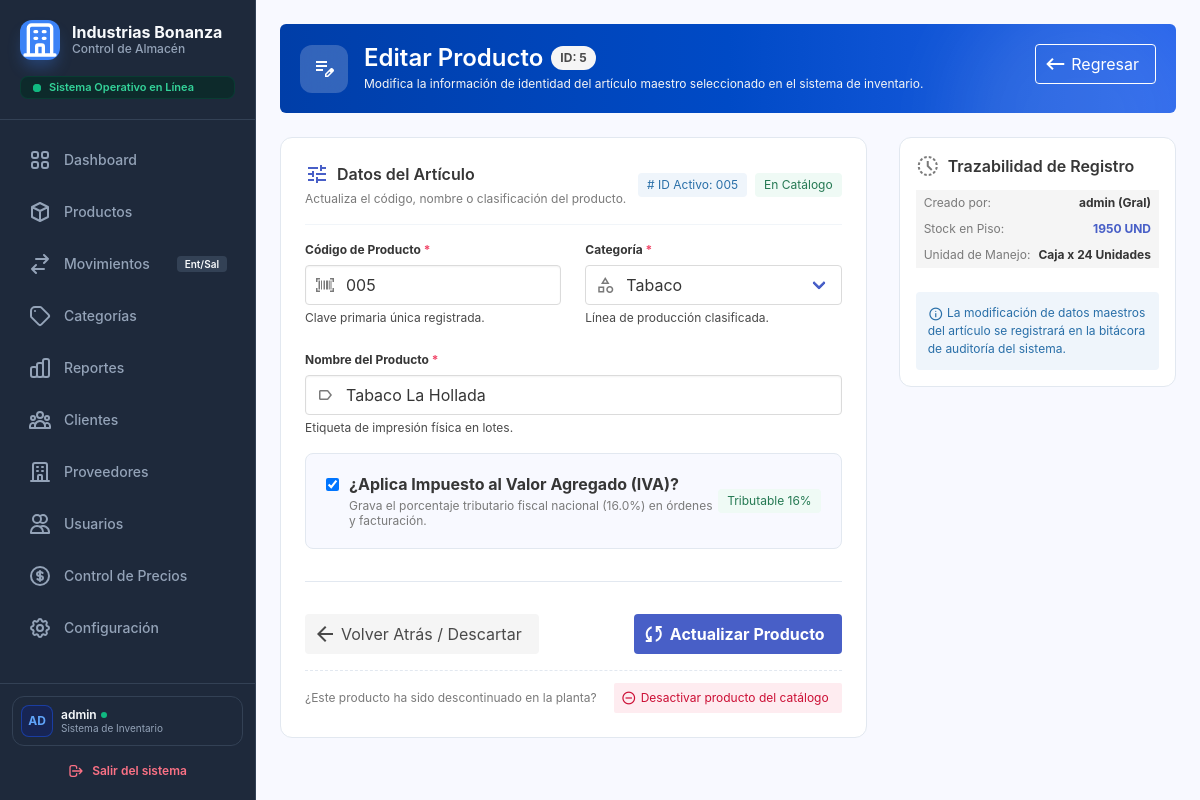
/index.php?controller=producto&action=formEditar&id=5 (signed in), run on an earlier commit of the app's database.
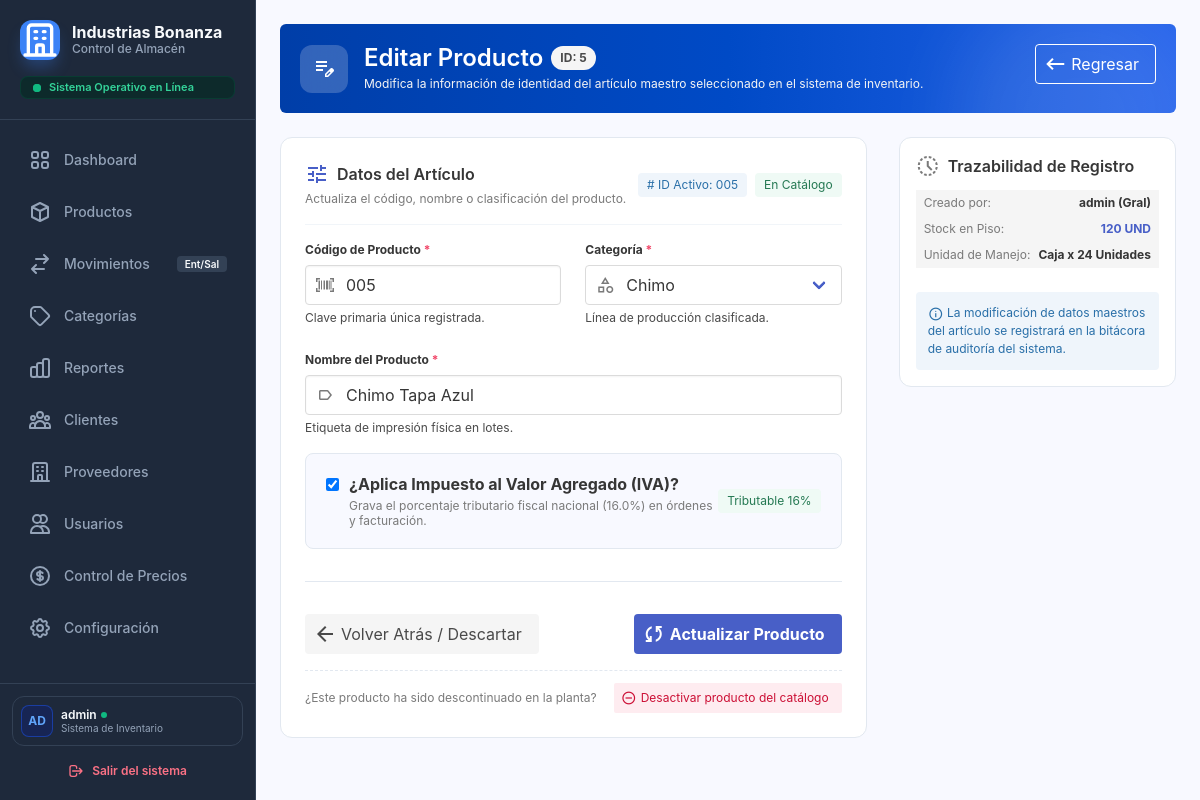
And on a later commit of the database.
### tables this page shows
CREATE TABLE `productos` (
  `id_producto` int(11) NOT NULL AUTO_INCREMENT,
  `codigo` varchar(50) NOT NULL,
  `nombre` varchar(150) NOT NULL,
  `id_categoria` int(11) NOT NULL,
  `precio_compra` decimal(10,2) NOT NULL,
  `precio_venta` decimal(10,2) NOT NULL DEFAULT 0.00,
  `aplica_iva` tinyint(1) DEFAULT 1,
  `stock_actual` int(11) DEFAULT 0,
  `stock_minimo` int(11) DEFAULT 5,
  `estado` tinyint(1) DEFAULT 1,
  `create_at` timestamp NOT NULL DEFAULT current_timestamp(),
  PRIMARY KEY (`id_producto`),
  UNIQUE KEY `codigo` (`codigo`),
  KEY `id_categoria` (`id_categoria`),
  CONSTRAINT `productos_ibfk_1` FOREIGN KEY (`id_categoria`) REFERENCES `categorias` (`id_categoria`) ON UPDATE CASCADE,
  CONSTRAINT `chk_productos_stock` CHECK (`stock_actual` >= 0)
);

CREATE TABLE `categorias` (
  `id_categoria` int(11) NOT NULL AUTO_INCREMENT,
  `nombre` varchar(50) NOT NULL,
  `descripcion` varchar(255) DEFAULT NULL,
  `estado` tinyint(1) DEFAULT 1,
  PRIMARY KEY (`id_categoria`)
);

### public/index.php (called while the page is built, shortened)
<?php
require_once __DIR__ . '/../app/helpers/seguridad.php';
$controlador = $_GET['controller'] ?? 'sistema';
$accion      = $_GET['action']     ?? 'index';
$controlador = is_string($controlador) ? strtolower($controlador) : '';
$accion      = is_string($accion)      ? strtolower($accion)      : '';
$definicion = $rutas[$controlador];
$ruta       = $definicion['acciones'][$accion];
$json       = $ruta['json'];
try {
    $instancia = new $clase();
    $instancia->$accion();
} catch (Throwable $e) {
    registrarEvento('error_interno', $controlador . '/' . $accion . ': ' . $e->getMessage());
    responderError(
        500,
        MODO_DESARROLLO ? $e->getMessage() : 'Ocurrió un error interno. Inténtalo de nuevo más tarde.',
        $json
    );
}

### app/helpers/seguridad.php (called while the page is built, shortened)
<?php
function validarEntero($valor, int $min = 1, int $max = PHP_INT_MAX): ?int
{
    $resultado = filter_var($valor, FILTER_VALIDATE_INT, [
        'options' => ['min_range' => $min, 'max_range' => $max],
    ]);
    return $resultado === false ? null : $resultado;
}

### app/model/productoModel.php (called while the page is built, shortened)
<?php
Class productoModel{
    private $pdo;
    public function __construct($pdo){
        $this->pdo = $pdo;
    }
    public function obtenerProductoPorId($id_producto){
        $sql = "SELECT * FROM productos WHERE id_producto = :id_producto";
        $stmt = $this->pdo->prepare($sql);
        $stmt->execute([':id_producto' => $id_producto]);
        return $stmt->fetch(PDO::FETCH_ASSOC);
    }
}
    ?>

### app/model/categoriaModel.php (called while the page is built, shortened)
<?php
    class CategoriaModel{
        private $pdo;
        public function __construct($pdo){
            $this->pdo = $pdo;
        }
        public function getAll(){
            $stmt = $this->pdo->query("SELECT * FROM categorias  ORDER BY nombre ASC");
            return $stmt->fetchAll(PDO::FETCH_ASSOC);
        }
}
?>

### app/views/producto/editarProducto.php (the view, shortened to what the changed rows need)
<!DOCTYPE html>
<html lang="es">
<head>
    <link rel="stylesheet" href="https://cdn.jsdelivr.net/npm/bulma@0.9.4/css/bulma.min.css">
    <link rel="stylesheet" href="assets/css/sidebar.css" />
    <link rel="stylesheet" href="assets/css/dashboard.css" />
    <link rel="stylesheet" href="assets/css/editar-producto.css" />
</head>
<body class="is-flex" style="height: 100vh; overflow: hidden; width: 100%;">
    <?php require_once __DIR__ . '/../layouts/sidebar.php'; ?>
    <main class="main is-flex-grow-1" style="background-color: #f8f9ff; width: 100%; height: 100vh; overflow-y: auto;">
        <div class="p-5" style="width: 100%;">
            <div class="max-w-5xl mx-auto w-full space-y-6">
                <div class="box mb-5 is-shadowless" style="background: linear-gradient(to right, #003ea8, #004ac6, #2563eb); position: relative; overflow: hidden;">
                <div style="position: absolute; top: -30px; right: -30px; width: 250px; height: 250px; background: rgba(255,255,255,0.1); border-radius: 50%; filter: blur(40px); pointer-events: none;"></div>
                <div class="is-flex is-flex-direction-column-touch is-align-items-center-desktop is-justify-content-space-between" style="position: relative; z-index: 10; gap: 1rem;">
                    <div class="is-flex is-align-items-center" style="gap: 1rem;">
                        <div style="width: 48px; height: 48px; display: flex; align-items: center; justify-content: center; border-radius: 12px; background: rgba(255,255,255,0.2); backdrop-filter: blur(10px);">
                            <span class="material-symbols-outlined has-text-white is-size-4" style="color: white !important;">edit_note</span>
                        </div>
                        <div>
                            <div class="is-flex is-align-items-center" style="gap: 0.5rem;">
                                <h1 class="title is-4 has-text-white mb-0">Editar Producto</h1>
                                <span class="tag is-white is-light is-rounded has-text-weight-bold is-small">ID: <?= htmlspecialchars($producto['id_producto'] ?? '') ?></span>
                            </div>
                            <p class="has-text-white-ter is-size-7 mt-1">Modifica la información de identidad del artículo maestro seleccionado en el sistema de inventario.</p>
                        </div>
                    </div>
                    <div>
                        <button class="button is-white is-outlined has-text-white" onclick="window.history.back()" type="button">
                            <span class="icon"><span class="material-symbols-outlined">keyboard_backspace</span></span>
                            <span>Regresar</span>
                        </button>
                    </div>
                </div>
            </div>
            </div>
                <div class="columns is-variable is-4 items-start">
                    <div class="column is-8-desktop">
                        <div class="box is-shadowless p-5" style="border: 1px solid #e2e8f0; border-radius: 12px; background: #ffffff;">
                            <div class="is-flex is-justify-content-space-between is-align-items-center pb-4 mb-4" style="border-bottom: 1px solid #f1f5f9;">
                                <div>
                                    <div class="is-flex is-align-items-center" style="gap: 0.5rem;">
                                        <span class="material-symbols-outlined has-text-link">tune</span>
                                        <h2 class="title is-6 mb-0">Datos del Artículo</h2>
                                    </div>
                                    <p class="is-size-7 has-text-grey mt-1">Actualiza el código, nombre o clasificación del producto.</p>
                                </div>
                                <div class="is-flex is-align-items-center" style="gap: 0.5rem;">
                                    <span class="tag is-info is-light"># ID Activo: <?= htmlspecialchars($producto['codigo'] ?? '000') ?></span>
                                    <span class="tag is-success is-light">En Catálogo</span>
                                </div>
                            </div>
                            <form action="index.php?controller=producto&action=actualizarProducto" method="POST" id="editProductForm">
                                <div class="columns">
                                    <div class="column">
                                        <div class="field">
                                            <label class="label is-small" for="codigo">Código de Producto <span class="has-text-danger">*</span></label>
                                            <div class="control has-icons-left">
                                                <input class="input" type="text" id="codigo" name="codigo"
                                                       value="<?= htmlspecialchars($producto['codigo'] ?? '') ?>" required>
                                                <span class="icon is-left has-text-grey"><span class="material-symbols-outlined is-size-5">barcode_scanner</span></span>
                                            </div>
                                            <p class="help">Clave primaria única registrada.</p>
                                        </div>
                                    </div>
                                    <div class="column">
                                        <div class="field">
                                            <label class="label is-small" for="id_categoria">Categoría <span class="has-text-danger">*</span></label>
                                            <div class="control has-icons-left">
                                                <div class="select is-fullwidth">
                                                    <select id="id_categoria" name="id_categoria" required>
                                                        <?php if(!empty($categorias)): ?>
                                                            <?php foreach($categorias as $cat): ?>
                                                                <option value="<?= $cat['id_categoria'] ?>"
                                                                    <?= (isset($producto['id_categoria']) && $producto['id_categoria'] == $cat['id_categoria']) ? 'selected' : '' ?>>
                                                                    <?= htmlspecialchars($cat['nombre']) ?>
                                                                </option>
                                                            <?php endforeach; ?>
                                                        <?php endif; ?>
                                                    </select>
                                                </div>
                                                <span class="icon is-left has-text-grey"><span class="material-symbols-outlined is-size-5">category</span></span>
                                            </div>
                                            <p class="help">Línea de producción clasificada.</p>
                                        </div>
                                    </div>
                                </div>
                                <div class="field mt-3">
                                    <label class="label is-small" for="nombre">Nombre del Producto <span class="has-text-danger">*</span></label>
                                    <div class="control has-icons-left">
                                        <input class="input" type="text" id="nombre" name="nombre"
                                               value="<?= htmlspecialchars($producto['nombre'] ?? '') ?>" required>
                                        <span class="icon is-left has-text-grey"><span class="material-symbols-outlined is-size-5">label</span></span>
                                    </div>
                                    <p class="help">Etiqueta de impresión física en lotes.</p>
                                </div>
                                <div class="field mt-4">
                                    <div class="box is-shadowless" style="background-color: #f8f9ff; border: 1px solid #e2e8f0; border-radius: 8px;">
                                        <label class="checkbox is-flex is-align-items-start" style="cursor: pointer; gap: 10px;">
                                            <input type="checkbox" id="aplica_iva" name="aplica_iva" value="1"
                                                   <?= (!empty($producto['aplica_iva']) && $producto['aplica_iva'] == 1) ? 'checked' : '' ?> style="margin-top: 4px;">
                                            <div class="is-flex is-justify-content-space-between is-align-items-center w-full">
                                                <div>
                                                    <strong>¿Aplica Impuesto al Valor Agregado (IVA)?</strong>
                                                    <p class="is-size-7 has-text-grey mt-1">Grava el porcentaje tributario fiscal nacional (16.0%) en órdenes y facturación.</p>
                                                </div>
                                                <span class="tag is-success is-light">Tributable 16%</span>
                                            </div>
                                        </label>
                                    </div>
                                </div>
                                <hr style="background-color: #e2e8f0; height: 1px; border: none; margin: 2rem 0;" />
                                <div class="is-flex is-flex-direction-column-touch is-justify-content-space-between is-align-items-center" style="gap: 1rem;">
                                    <button class="button is-light" type="button" onclick="window.history.back()">
                                        <span class="icon"><span class="material-symbols-outlined">arrow_back</span></span>
                                        <span>Volver Atrás / Descartar</span>
                                    </button>
                                    <button class="button is-link has-text-weight-bold" type="submit">
                                        <span class="icon"><span class="material-symbols-outlined">sync</span></span>
                                        <span>Actualizar Producto</span>
                                    </button>
                                </div>
                                <div class="mt-4 pt-3 is-flex is-justify-content-space-between is-align-items-center" style="border-top: 1px dashed #e2e8f0;">
                                    <span class="is-size-7 has-text-grey">¿Este producto ha sido descontinuado en la planta?</span>
                                    <button class="button is-small is-danger is-light" id="btnDeactivate" type="button">
                                        <span class="icon"><span class="material-symbols-outlined is-size-6">do_not_disturb_on</span></span>
                                        <span>Desactivar producto del catálogo</span>
                                    </button>
                                </div>
                            </form>
                        </div>
                    </div>
                    <div class="column is-4-desktop">
                        <div class="box is-shadowless p-4" style="border: 1px solid #e2e8f0; border-radius: 12px; background: #ffffff;">
                            <div class="is-flex is-align-items-center mb-3" style="gap: 0.5rem;">
                                <span class="material-symbols-outlined has-text-grey">history_toggle_off</span>
                                <h3 class="title is-6 mb-0">Trazabilidad de Registro</h3>
                            </div>
                            <div class="content is-small space-y-2">
                                <div class="is-flex is-justify-content-space-between py-1 px-2 has-background-white-ter rounded">
                                    <span class="has-text-grey">Creado por:</span>
                                    <strong>admin (Gral)</strong>
                                </div>
                                <div class="is-flex is-justify-content-space-between py-1 px-2 has-background-white-ter rounded">
                                    <span class="has-text-grey">Stock en Piso:</span>
                                    <strong class="has-text-link"><?= htmlspecialchars($producto['stock_actual'] ?? '0') ?> UND</strong>
                                </div>
                                <div class="is-flex is-justify-content-space-between py-1 px-2 has-background-white-ter rounded">
                                    <span class="has-text-grey">Unidad de Manejo:</span>
                                    <strong>Caja x 24 Unidades</strong>
                                </div>
                            </div>
                            <div class="notification is-info is-light p-3 mt-3 is-size-7">
                                <span class="material-symbols-outlined is-size-6" style="vertical-align: middle;">info</span>
                                La modificación de datos maestros del artículo se registrará en la bitácora de auditoría del sistema.
                            </div>
                        </div>
                    </div>
                </div>
            </div>
    </main>
</body>
</html>

What changed in the data, as far as the page shows it:
changed productos id 5: id_categoria "Tabaco" → "Chimo"; nombre "Tabaco La Hollada" → "Chimo Tapa Azul"; stock_actual "1950" → "120"
